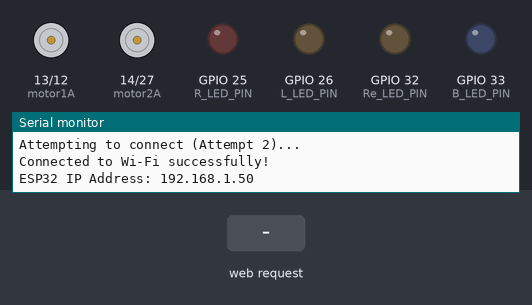
Bench run of a sketch on a simulated ESP32. Shown: motor-driver pin pairs drawn as motors (green arrow = first pin HIGH = forward, orange = second pin HIGH = backward, longer = more drive), output pins drawn as LEDs (lit = HIGH), the last lines printed to the serial monitor. Dashed ring = blinking. The inputs (shaded band) are chosen by the test bench. WiFi joins after 1.5 s; servers stay silent unless stated.

Above: at 4.2 s.
4.3 s: HTTP request GET /left received
At 5.1 s:
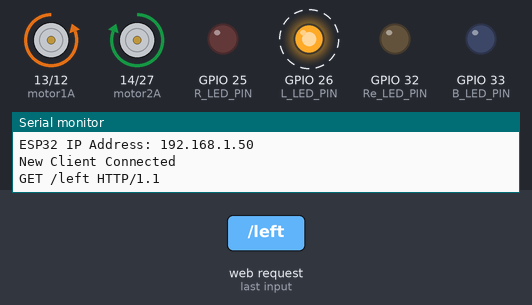
At 10.6 s:
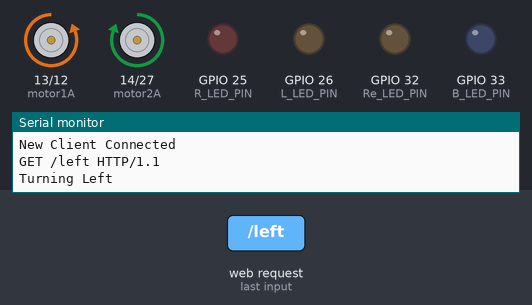
Timing chart, 0 to 12.1 s (numbered marks = the images above; inputs shaded):
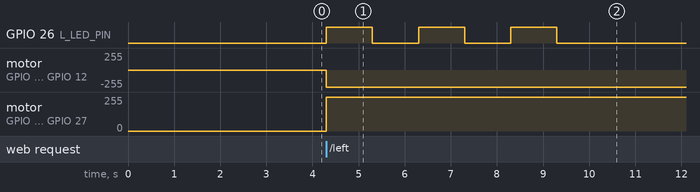

The sketch:

Mobile_Control_Car_Code.ino
```cpp
#include <WiFi.h>

// Wi-Fi credentials
const char* ssid = "A53";       // Replace with your Wi-Fi network name
const char* password = ""; // Replace with your Wi-Fi password

// Motor Driver Pin Definitions
const int motor1A = 13;  // Motor 1 forward
const int motor1B = 12; // Motor 1 backward
const int motor2A = 14; // Motor 2 forward
const int motor2B = 27;// Motor 2 backward
const int L_LED_PIN = 26;    // left idicator led
const int R_LED_PIN = 25;    // right indicator led
const int B_LED_PIN = 33;    //break led
const int Re_LED_PIN = 32;    //REVERSE LIGHT

WiFiServer server(80); // Start a web server on port 80

void setup() {
  // Initialize Serial Monitor
  Serial.begin(115200);
  delay(1000);

  // Initialize motor control pins
  pinMode(motor1A, OUTPUT);
  pinMode(motor1B, OUTPUT);
  pinMode(motor2A, OUTPUT);
  pinMode(motor2B, OUTPUT);
  pinMode(R_LED_PIN, OUTPUT);
  pinMode(L_LED_PIN, OUTPUT);
  pinMode(B_LED_PIN, OUTPUT);
  pinMode(Re_LED_PIN, OUTPUT);


  // Connect to Wi-Fi
  Serial.println("Connecting to Wi-Fi...");
  WiFi.begin(ssid, password);

  int attempts = 0;
  while (WiFi.status() != WL_CONNECTED && attempts < 20) {
    delay(1000);
    attempts++;
    Serial.print("Attempting to connect (Attempt ");
    Serial.print(attempts);
    Serial.println(")...");

    // Provide status-specific feedback
    int status = WiFi.status();
    if (status == WL_NO_SSID_AVAIL) {
      Serial.println("Error: Network SSID not found.");
      break;
    } else if (status == WL_CONNECT_FAILED) {
      Serial.println("Error: Connection failed. Check your password.");
      break;
    } else if (status == WL_IDLE_STATUS) {
      Serial.println("Status: Wi-Fi is idle...");
    } else if (status == WL_DISCONNECTED) {
      Serial.println("Status: Wi-Fi is disconnected.");
    }
  }

  if (WiFi.status() == WL_CONNECTED) {
    Serial.println("Connected to Wi-Fi successfully!");
    Serial.print("ESP32 IP Address: ");
    Serial.println(WiFi.localIP());
    server.begin(); // Start the web server
  } else {
    Serial.println("Failed to connect to Wi-Fi. Please check your setup.");
  }
}

void loop() {
  WiFiClient client = server.available(); // Listen for incoming clients
  if (client) {
    Serial.println("New Client Connected");
    String request = client.readStringUntil('\r'); // Read HTTP request
    Serial.println(request);
    client.flush();

    // Motor control based on HTTP request
    if (request.indexOf("/forward") != -1) {
      moveForward();
    } else if (request.indexOf("/backward") != -1) {
      moveBackward();
    } else if (request.indexOf("/left") != -1) {
      turnLeft();
    } else if (request.indexOf("/right") != -1) {
      turnRight();
    } else if (request.indexOf("/stop") != -1) {
      stopMotors();
    }

    // Send the control web page
    client.println("HTTP/1.1 200 OK");
    client.println("Content-Type: text/html");
    client.println();
    client.println("<!DOCTYPE HTML>");
    client.println("<html>");
    client.println("<h1>ESP32 Car Control</h1>");
    client.println("<button onclick=\"fetch('/forward')\">Forward</button>");
    client.println("<button onclick=\"fetch('/backward')\">Backward</button>");
    client.println("<button onclick=\"fetch('/left')\">Left</button>");
    client.println("<button onclick=\"fetch('/right')\">Right</button>");
    client.println("<button onclick=\"fetch('/stop')\">Stop</button>");
    client.println("</html>");
    delay(10);
  }
}

// Motor control functions
void moveForward() {
  digitalWrite(B_LED_PIN,LOW);
  digitalWrite(Re_LED_PIN,LOW);
  digitalWrite(motor1A, HIGH);
  digitalWrite(motor1B, LOW);
  digitalWrite(motor2A, HIGH);
  digitalWrite(motor2B, LOW);
  Serial.println("Moving Forward");
}

void moveBackward() {
  digitalWrite(B_LED_PIN,LOW);
  digitalWrite(motor1A, LOW);
  digitalWrite(motor1B, HIGH);
  digitalWrite(motor2A, LOW);
  digitalWrite(motor2B, HIGH);
  digitalWrite(Re_LED_PIN,HIGH);
  Serial.println("Moving Backward");
}

void turnLeft() {
  digitalWrite(Re_LED_PIN,LOW);
  digitalWrite(B_LED_PIN,LOW);
  digitalWrite(motor1A, LOW);
  digitalWrite(motor1B, HIGH);
  digitalWrite(motor2A, HIGH);
  digitalWrite(motor2B, LOW);
  digitalWrite(L_LED_PIN, HIGH);
  delay(1000);

  // Turn the LED off
  digitalWrite(L_LED_PIN, LOW);
  delay(1000); // Wait for 1 second
   digitalWrite(L_LED_PIN, HIGH);
  delay(1000);

  // Turn the LED off
  digitalWrite(L_LED_PIN, LOW);
  delay(1000); // Wait for 1 second
   digitalWrite(L_LED_PIN, HIGH);
  delay(1000);

  // Turn the LED off
  digitalWrite(L_LED_PIN, LOW);
  delay(1000); // Wait for 1 second

  Serial.println("Turning Left");
}

void turnRight() {
  digitalWrite(Re_LED_PIN,LOW);
  digitalWrite(B_LED_PIN,LOW);
  digitalWrite(motor1A, HIGH);
  digitalWrite(motor1B, LOW);
  digitalWrite(motor2A, LOW);
  digitalWrite(motor2B, HIGH);

  // Turn the LED on
  digitalWrite(R_LED_PIN, HIGH);
  delay(1000); // Wait for 1 second

  // Turn the LED off
  digitalWrite(R_LED_PIN, LOW);
  delay(1000); // Wait for 1 second
digitalWrite(R_LED_PIN, HIGH);
  delay(1000); // Wait for 1 second

  // Turn the LED off
  digitalWrite(R_LED_PIN, LOW);
  delay(1000); // Wait for 1 second
digitalWrite(R_LED_PIN, HIGH);
  delay(1000); // Wait for 1 second

  // Turn the LED off
  digitalWrite(R_LED_PIN, LOW);
  delay(1000); // Wait for 1 second

  Serial.println("Turning Right");
}

void stopMotors() {
  digitalWrite(Re_LED_PIN,LOW);
  digitalWrite(motor1A, LOW);
  digitalWrite(motor1B, LOW);
  digitalWrite(motor2A, LOW);
  digitalWrite(motor2B, LOW);
  digitalWrite(B_LED_PIN,HIGH);
  Serial.println("Stopping Motors");
}
```

Measured:
- after the input at 4.3 s, GPIO 26 (L_LED_PIN): alternates HIGH for 1.0 s and LOW for 1.0 s, 6 changes in all, then stays LOW, starting at once; motor on GPIO 13 (motor1A) / GPIO 12 (motor1B): stopped → backward 255/255 at once; motor on GPIO 14 (motor2A) / GPIO 27 (motor2B): stopped → forward 255/255 at once
